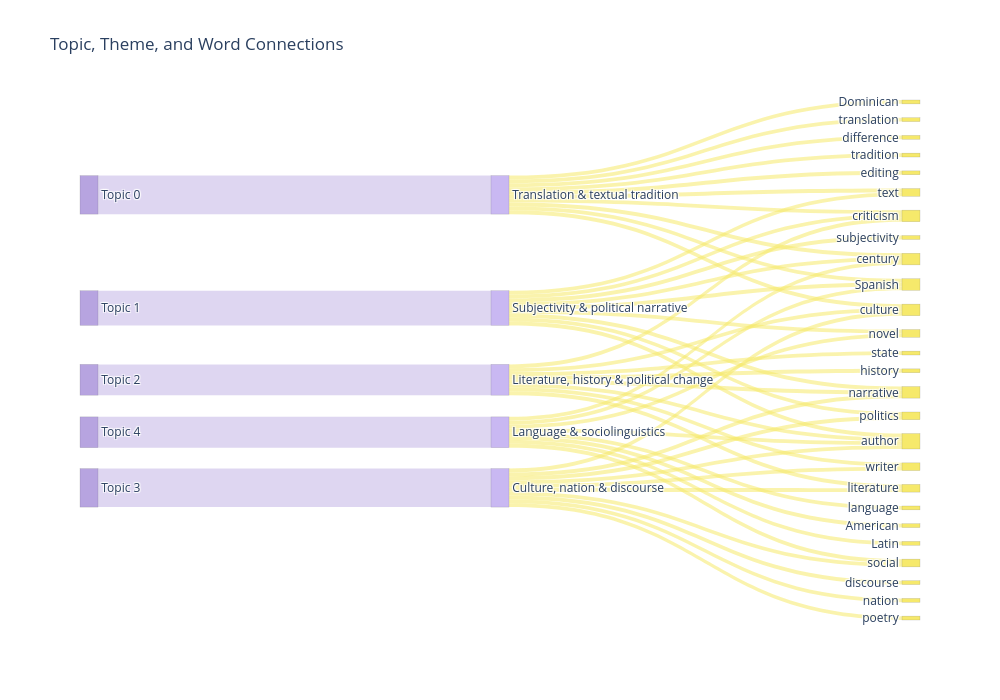

The notebook cell this image was saved under:
### Code cell
import plotly.graph_objects as go

# Optional shorter theme labels for Sankey
topic_theme_labels = {
    0: "Translation & textual tradition",
    1: "Subjectivity & political narrative",
    2: "Literature, history & political change",
    3: "Culture, nation & discourse",
    4: "Language & sociolinguistics",
}

nodes = []
node_index = {}

def add_node(label):
    if label not in node_index:
        node_index[label] = len(nodes)
        nodes.append(label)
    return node_index[label]

sources = []
targets = []
values = []
colors = []

for topic_id, words in topic_visual_words.items():
    topic_label = f"Topic {topic_id}"
    theme_label = topic_theme_labels[topic_id]

    topic_idx = add_node(topic_label)
    theme_idx = add_node(theme_label)

    sources.append(topic_idx)
    targets.append(theme_idx)
    values.append(len(words))
    colors.append("rgba(183, 164, 224, 0.45)")  # lavender

    for word in words:
        word_idx = add_node(word)

        sources.append(theme_idx)
        targets.append(word_idx)
        values.append(1)
        colors.append("rgba(246, 233, 107, 0.55)")  # lemon yellow

fig = go.Figure(data=[go.Sankey(
    arrangement="snap",
    node=dict(
        pad=20,
        thickness=18,
        line=dict(color="rgba(80,80,80,0.3)", width=0.5),
        label=nodes,
        color=[
            "#B7A4E0" if label.startswith("Topic")
            else "#C9B8F2" if label in topic_theme_labels.values()
            else "#F6E96B"
            for label in nodes
        ]
    ),
    link=dict(
        source=sources,
        target=targets,
        value=values,
        color=colors
    )
)])

fig.update_layout(
    title_text="Topic, Theme, and Word Connections",
    font_size=12,
    width=1000,
    height=700
)

fig.show()

### Figure 1 — Plotly figure (JSON) as saved in the notebook; plotly's stock layout.template omitted (floating-point values rounded to 4 significant figures)
{"data": [{"arrangement": "snap", "link": {"color": ["rgba(183, 164, 224, 0.45)", "rgba(246, 233, 107, 0.55)", "rgba(246, 233, 107, 0.55)", "rgba(246, 233, 107, 0.55)", "rgba(246, 233, 107, 0.55)", "rgba(246, 233, 107, 0.55)", "rgba(246, 233, 107, 0.55)", "rgba(246, 233, 107, 0.55)", "rgba(246, 233, 107, 0.55)", "rgba(246, 233, 107, 0.55)", "rgba(246, 233, 107, 0.55)", "rgba(183, 164, 224, 0.45)", "rgba(246, 233, 107, 0.55)", "rgba(246, 233, 107, 0.55)", "rgba(246, 233, 107, 0.55)", "rgba(246, 233, 107, 0.55)", "rgba(246, 233, 107, 0.55)", "rgba(246, 233, 107, 0.55)", "rgba(246, 233, 107, 0.55)", "rgba(246, 233, 107, 0.55)", "rgba(246, 233, 107, 0.55)", "rgba(183, 164, 224, 0.45)", "rgba(246, 233, 107, 0.55)", "rgba(246, 233, 107, 0.55)", "rgba(246, 233, 107, 0.55)", "rgba(246, 233, 107, 0.55)", "rgba(246, 233, 107, 0.55)", "rgba(246, 233, 107, 0.55)", "rgba(246, 233, 107, 0.55)", "rgba(246, 233, 107, 0.55)", "rgba(183, 164, 224, 0.45)", "rgba(246, 233, 107, 0.55)", "rgba(246, 233, 107, 0.55)", "rgba(246, 233, 107, 0.55)", "rgba(246, 233, 107, 0.55)", "rgba(246, 233, 107, 0.55)", "rgba(246, 233, 107, 0.55)", "rgba(246, 233, 107, 0.55)", "rgba(246, 233, 107, 0.55)", "rgba(246, 233, 107, 0.55)", "rgba(246, 233, 107, 0.55)", "rgba(183, 164, 224, 0.45)", "rgba(246, 233, 107, 0.55)", "rgba(246, 233, 107, 0.55)", "rgba(246, 233, 107, 0.55)", "rgba(246, 233, 107, 0.55)", "rgba(246, 233, 107, 0.55)", "rgba(246, 233, 107, 0.55)", "rgba(246, 233, 107, 0.55)", "rgba(246, 233, 107, 0.55)"], "source": [0, 1, 1, 1, 1, 1, 1, 1, 1, 1, 1, 12, 13, 13, 13, 13, 13, 13, 13, 13, 13, 19, 20, 20, 20, 20, 20, 20, 20, 20, 25, 26, 26, 26, 26, 26, 26, 26, 26, 26, 26, 31, 32, 32, 32, 32, 32, 32, 32, 32], "target": [1, 2, 3, 4, 5, 6, 7, 8, 9, 10, 11, 13, 14, 15, 16, 17, 4, 6, 18, 5, 10, 20, 21, 17, 7, 22, 14, 23, 24, 10, 26, 7, 15, 27, 28, 29, 23, 14, 17, 30, 21, 32, 5, 33, 16, 14, 4, 34, 35, 29], "value": [10, 1, 1, 1, 1, 1, 1, 1, 1, 1, 1, 9, 1, 1, 1, 1, 1, 1, 1, 1, 1, 8, 1, 1, 1, 1, 1, 1, 1, 1, 10, 1, 1, 1, 1, 1, 1, 1, 1, 1, 1, 8, 1, 1, 1, 1, 1, 1, 1, 1]}, "node": {"color": ["#B7A4E0", "#C9B8F2", "#F6E96B", "#F6E96B", "#F6E96B", "#F6E96B", "#F6E96B", "#F6E96B", "#F6E96B", "#F6E96B", "#F6E96B", "#F6E96B", "#B7A4E0", "#C9B8F2", "#F6E96B", "#F6E96B", "#F6E96B", "#F6E96B", "#F6E96B", "#B7A4E0", "#C9B8F2", "#F6E96B", "#F6E96B", "#F6E96B", "#F6E96B", "#B7A4E0", "#C9B8F2", "#F6E96B", "#F6E96B", "#F6E96B", "#F6E96B", "#B7A4E0", "#C9B8F2", "#F6E96B", "#F6E96B", "#F6E96B"], "label": ["Topic 0", "Translation & textual tradition", "Dominican", "translation", "century", "Spanish", "text", "culture", "difference", "tradition", "criticism", "editing", "Topic 1", "Subjectivity & political narrative", "author", "politics", "novel", "narrative", "subjectivity", "Topic 2", "Literature, history & political change", "writer", "state", "literature", "history", "Topic 3", "Culture, nation & discourse", "discourse", "nation", "social", "poetry", "Topic 4", "Language & sociolinguistics", "language", "American", "Latin"], "line": {"color": "rgba(80,80,80,0.3)", "width": 0.5}, "pad": 20, "thickness": 18}, "type": "sankey"}], "layout": {"font": {"size": 12}, "height": 700, "title": {"text": "Topic, Theme, and Word Connections"}, "width": 1000}}
